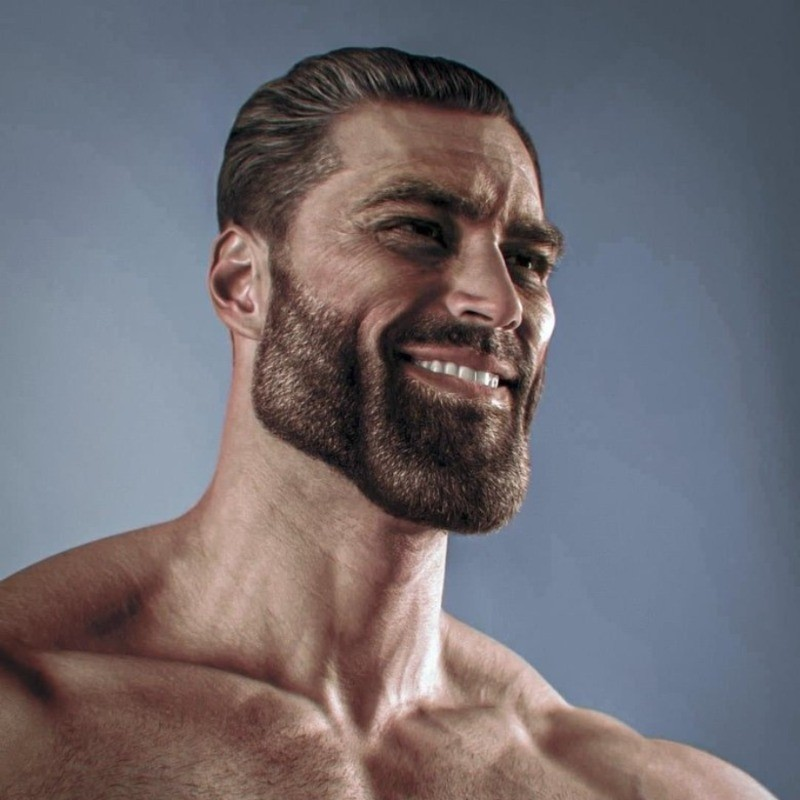
%> input picture MacVis_HW1/gigachad.jpeg, 800 x 800 px, given in place of gigachad.jpg, which was not available
$ octave UAkti_MacVisionHW1_FINAL.m   (GNU Octave 9; MATLAB toolbox functions it lacks are replaced by stand-ins)
%> lines starting %> are read from the running program, lines starting %| are printed output that depends on the picture; in (x1, y1, x2, y2) boxes, pixels count from 0 and x2, y2 are one past the last pixel; in counts of white or black regions, pixels touching at a corner belong together; the program's own positions count from 1; pictures that were not available may be replaced by others from this repository, and a replacement may not be noted
%% Assignment 1 - Image Processing
% ******** Umut Akti ********
% Part A: Image Loading and Basic Processing
% Using "gigachad.jpg" for all processing methods. Because why not?

% Load Image (At the Beginning)
img = imread('gigachad.jpg'); % Loading the original image
%> img is the input picture: size 800x800x3 uint8; mean R, G, B 113.4, 108.3, 114
figure;
imshow (img);

%% Q1: Image Loading and Conversion
figure;
subplot(1,3,1), imshow(img), title('Q1 - Gigachad - Original Image');
gray_img = rgb2gray(img);
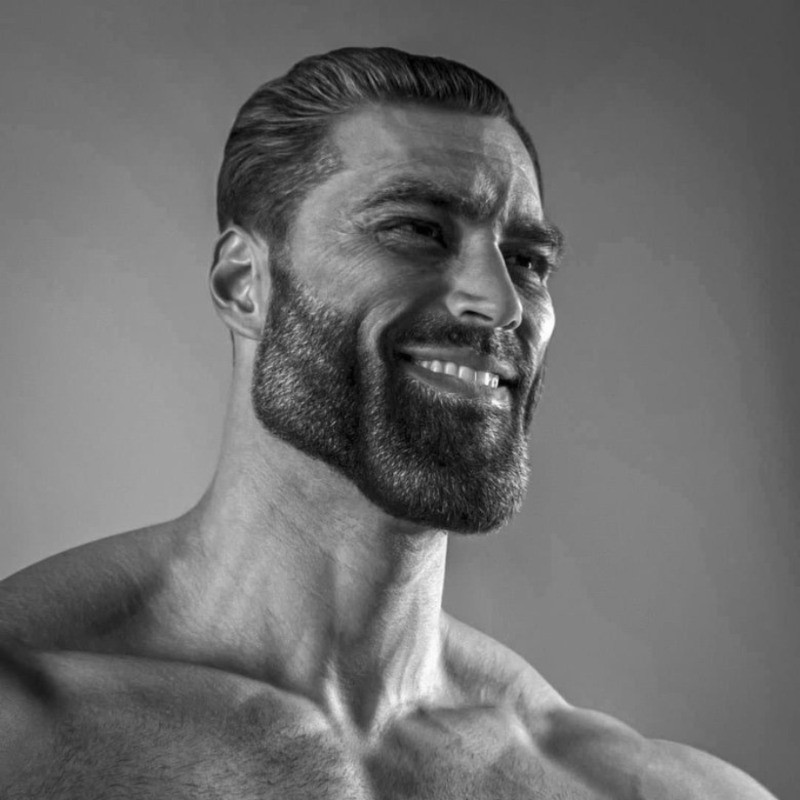
%> gray_img: size 800x800 uint8; min 0, max 255, mean 110.4
subplot(1,3,2), imshow(gray_img), title('Grayscale');
hsv_img = rgb2hsv(img);
%> hsv_img: size 800x800x3 double; mean H, S, V 0.368, 0.26, 0.51
subplot(1,3,3), imshow(hsv_img), title('HSV');

% Binarization with 3 thresholds (128, 256, and an adjusted one)
thresholds = [128, 256, 180]; % 256 and 180 were added for comparison.
figure;
for i = 1:length(thresholds)
    threshold = thresholds(i);
    binary_img = gray_img > threshold;
    subplot(1,3,i), imshow(binary_img), title(['Gigachad - Binary ', num2str(threshold)]);
end
%> this loop made 3 passes
%> pass 1, `binary_img = gray_img > threshold;`:
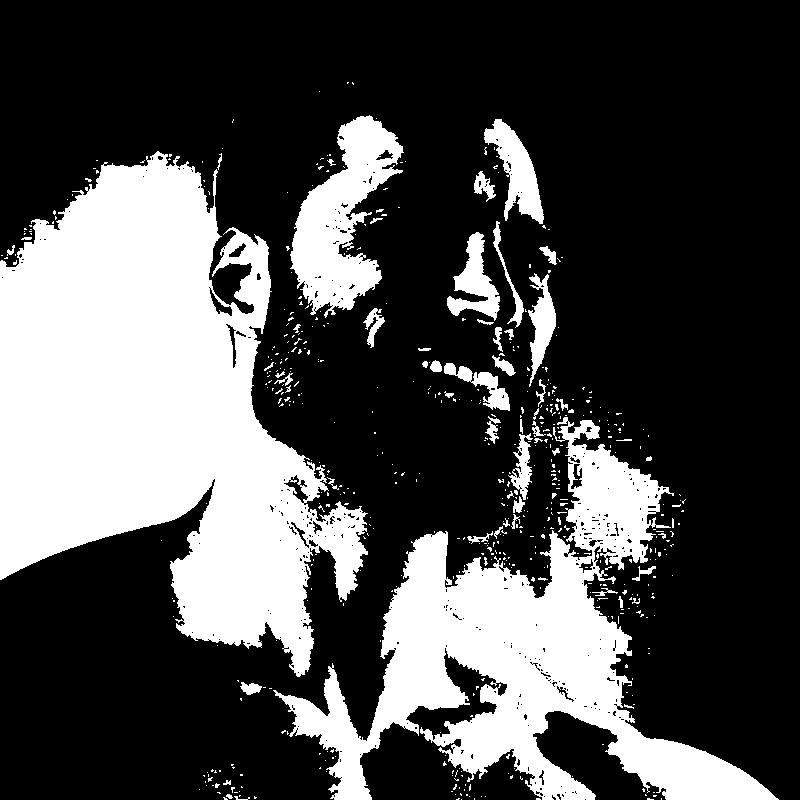
%> binary_img: size 800x800 logical; 30.1% white; 563 white regions (504 under 20 px), largest, box (x1, y1, x2, y2) and area: (0, 151, 368, 677) 107984, (273, 417, 779, 800) 59368, (290, 115, 404, 318) 11080
% Why these values?
% - 128: Middle of intensity range (classic choice).
% - 256: Max value (should be almost all black).
% - 180: A mid-high threshold to observe effects.
% Thanks to ChatGPT for this crazy for loop trick applied for naming the
% plots.

%% Q2: Geometric Transformations
% Translation (tx = 50, ty = 30)
tx = 50; ty = 30;
T = [1 0 0; 0 1 0; tx ty 1]; %Transfrom matrix defined.
tform = affine2d(T); % affine2d(T) creates an affine transformation object
% based on matrix T, which defines linear geometric transformations such as
% scaling, rotation, translation, and shearing.
translated_img = imwarp(img, tform, 'OutputView', imref2d(size(img)));
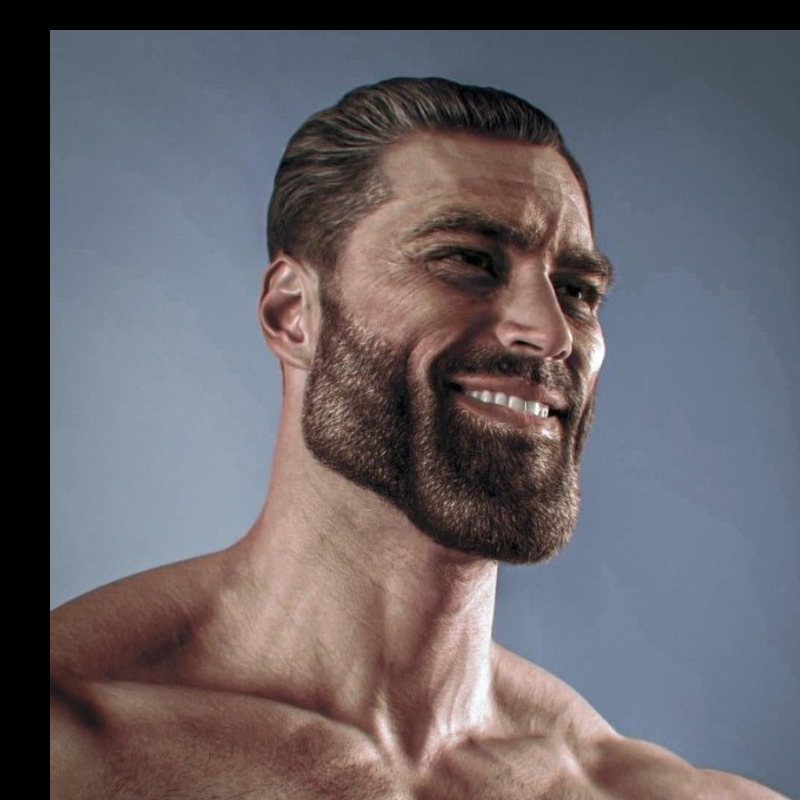
%> translated_img: size 800x800x3 uint8; mean R, G, B 103.5, 98.8, 103.9

% Rotation (45 and 60 degrees)
rotated_img45 = imrotate(img, 45);
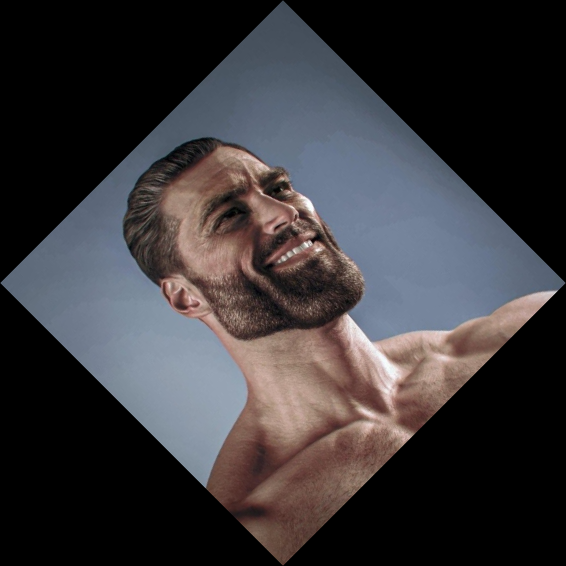
%> rotated_img45: size 1132x1132x3 uint8 (shown at 1/2 size); mean R, G, B 56.6, 54.1, 56.9
rotated_img60 = imrotate(img, 60);
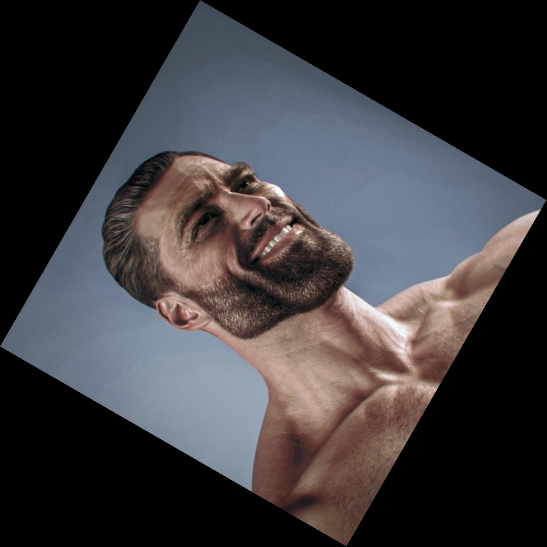
%> rotated_img60: size 1093x1093x3 uint8 (shown at 1/2 size); mean R, G, B 60.7, 58, 61.1

% Display Transformations Comparatively
figure;
subplot(1,3,1), imshow(img), title('Q2 - Gigachad - Original');
subplot(1,3,2), imshow(translated_img), title('Translated');
subplot(1,3,3), imshow(rotated_img45), title('Rotated 45°');

figure;
subplot(1,2,1), imshow(rotated_img45), title('Q2 - Gigachad - Rotated 45°');
subplot(1,2,2), imshow(rotated_img60), title('Gigachad - Rotated 60°');
% Why 45° and 60°?
% - 45°: Common rotation for analysis.
% - 60°: Chosen to compare an additional significant rotation.

%% Q3: Smoothing Filters and Edge Detection
% Mean Filter (Smoothing) vs Gaussian Filter
kernel = fspecial('average', [5 5]);
mean_filtered_img = imfilter(img, kernel);
gaussian_filtered_img = imgaussfilt(img, 2);

% Display both filters together
figure;
subplot(1,3,1), imshow(img), title('Q3 - Gigachad - Original');
subplot(1,3,2), imshow(mean_filtered_img), title('Mean Filter');
subplot(1,3,3), imshow(gaussian_filtered_img), title('Gaussian Blur');
% Why kernel size 5x5?
% - Small enough to smooth, large enough to notice effects.

% Canny Edge Detection - Comparing Two Different Sigma Values
edges1 = edge(gray_img, 'Canny', [0.1 0.3], 'both'); % Default Canny
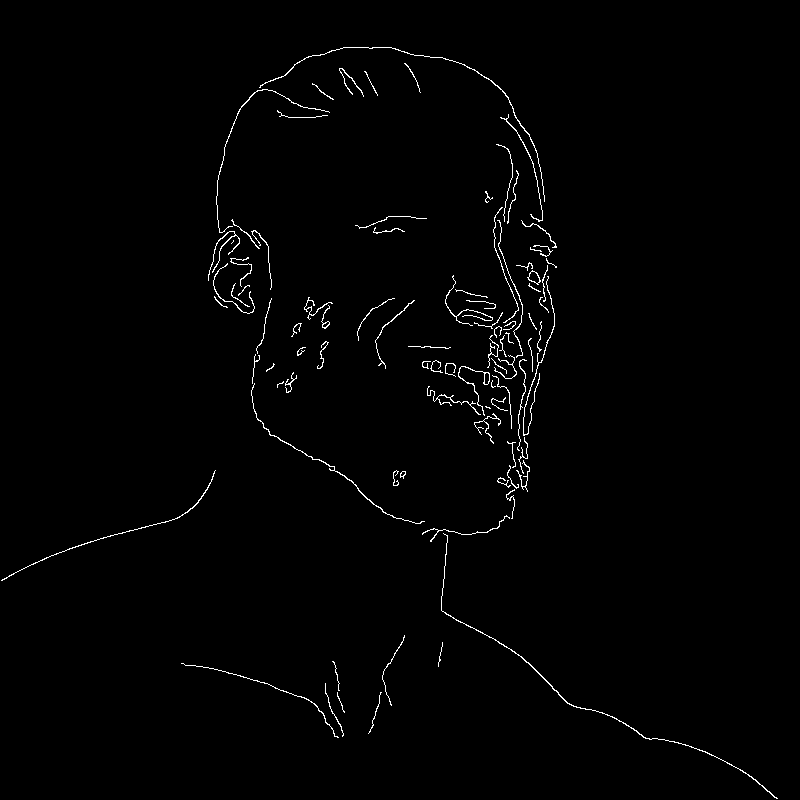
%> edges1: size 800x800 logical; 1.1% white in thin lines or dots
edges2 = edge(gray_img, 'Canny', [0.2 0.4], 'both'); % Higher thresholds
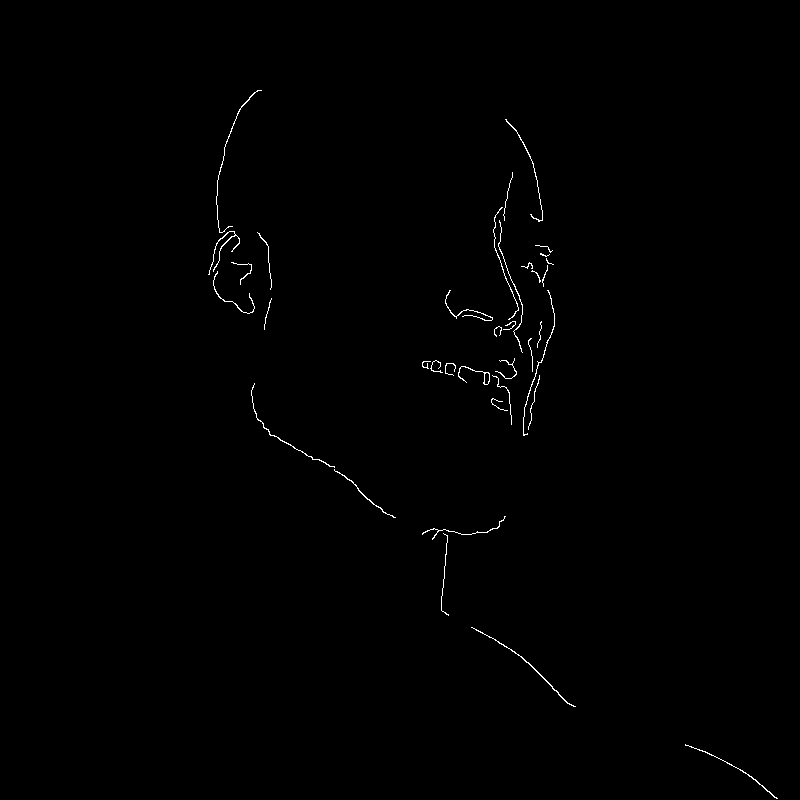
%> edges2: size 800x800 logical; 0.44% white in thin lines or dots, all inside (x1, y1, x2, y2) = (208, 90, 778, 799)

figure;
subplot(1,2,1), imshow(edges1), title('Q3 - Canny Edges (Low Thresholds)');
subplot(1,2,2), imshow(edges2), title('Canny Edges (High Thresholds)');
% Why compare two different threshold values?
% - Lower values ([0.1 0.3]) detect finer edges.
% - Higher values ([0.2 0.4]) remove weaker edges and retain only strong ones.

%% Part B: Image Analysis Using Peppers.png
% Load and Display Peppers Image
%> (the run ends here)

$ run again, with MacVis_HW1/posechad.jpeg copied over MacVis_HW1/gigachad.jpeg
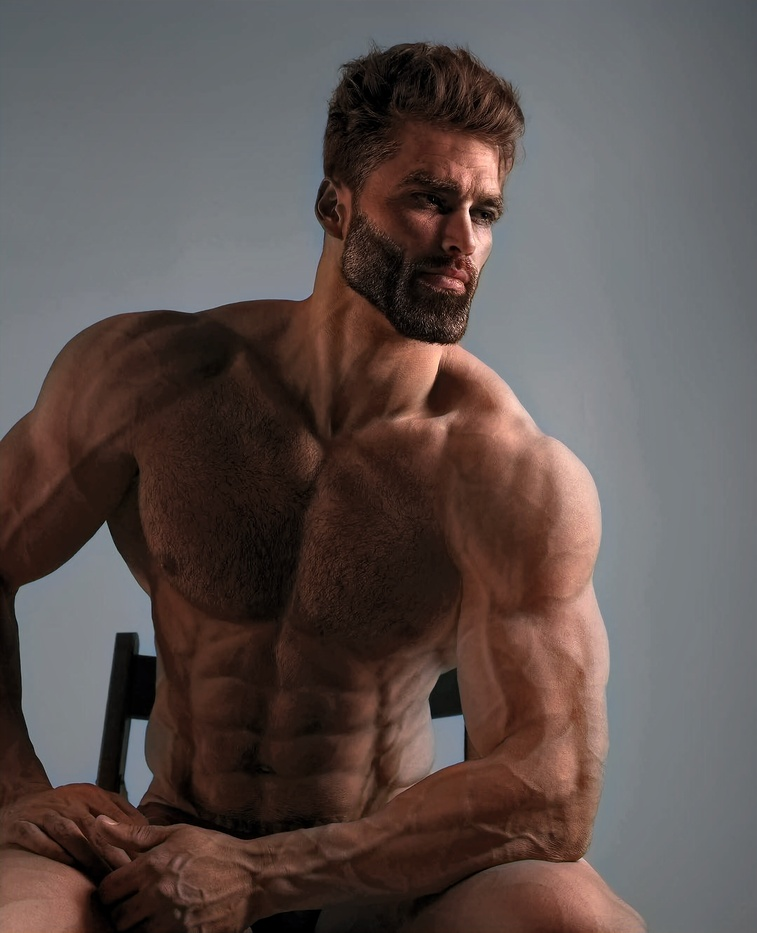
%> input picture MacVis_HW1/posechad.jpeg, 757 x 933 px, shrunk from 2160 x 2662 before the run, given in place of gigachad.jpg, which was not available
%> img is the input picture: size 933x757x3 uint8; mean R, G, B 92.5, 80.8, 77.9
%> hsv_img: size 933x757x3 double; mean H, S, V 0.301, 0.311, 0.379
%> the loop `for i = 1:length(thresholds)` made 3 passes
%> pass 1, `binary_img = gray_img > threshold;`:
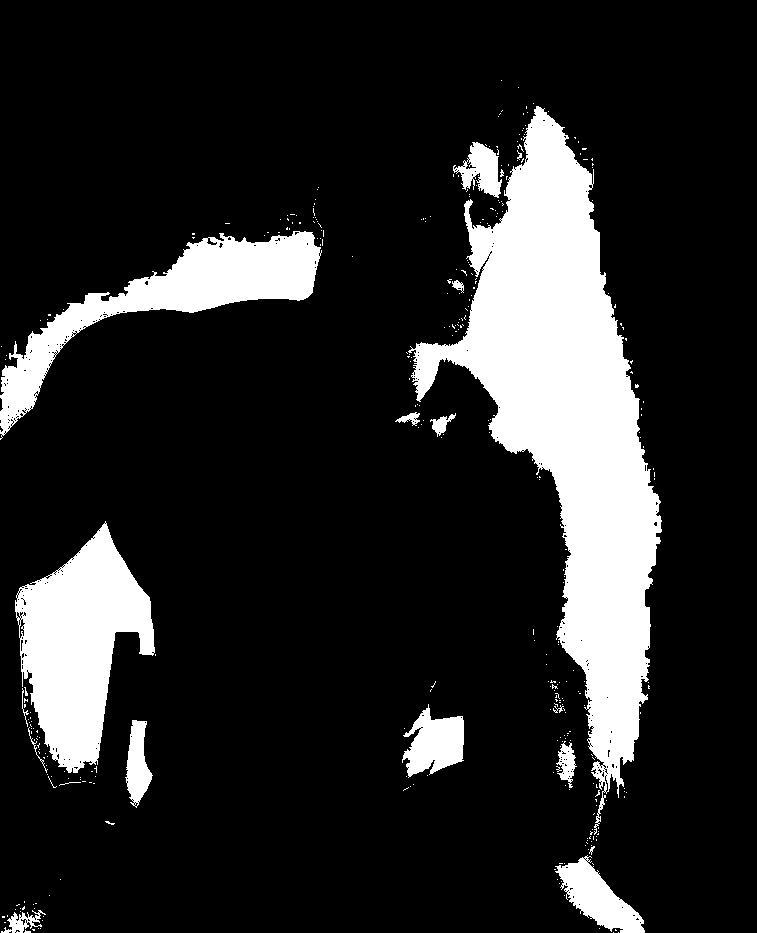
%> binary_img: size 933x757 logical; 15.9% white; 347 white regions (329 under 20 px), largest, box (x1, y1, x2, y2) and area: (408, 106, 662, 835) 66087, (15, 521, 155, 773) 19067, (0, 231, 322, 440) 15715
%> edges1: size 933x757 logical; 0.65% white in thin lines or dots, all inside (x1, y1, x2, y2) = (1, 42, 644, 920)
%> `edges2 = edge(gray_img, 'Canny', [0.2 0.4], 'both');`:
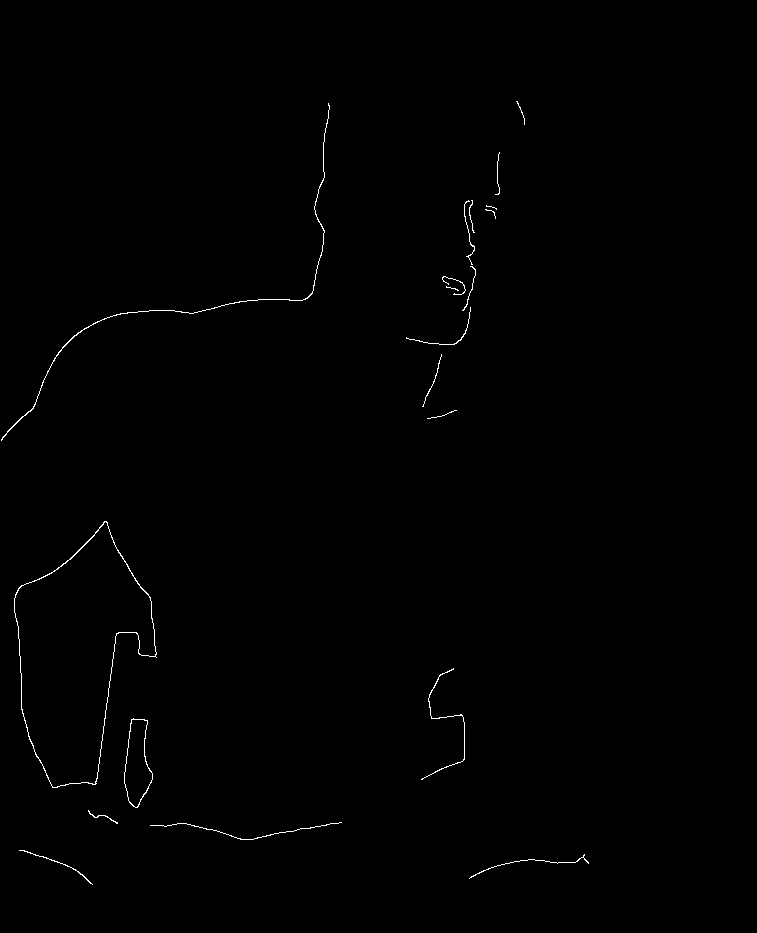
%> edges2: size 933x757 logical; 0.41% white in thin lines or dots, all inside (x1, y1, x2, y2) = (1, 101, 589, 885)
